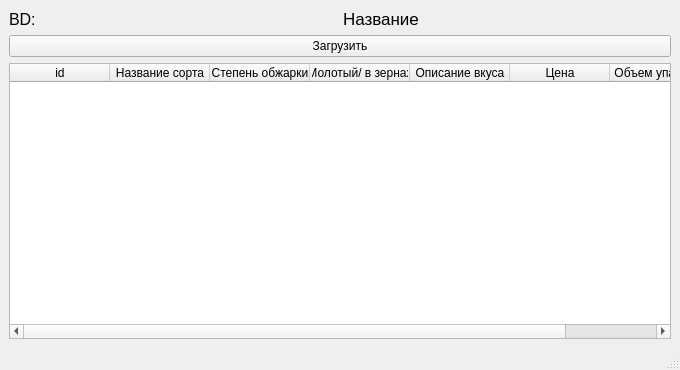
<?xml version="1.0" encoding="UTF-8"?>
<ui version="4.0">
 <class>MainWindow</class>
 <widget class="QMainWindow" name="MainWindow">
  <property name="geometry">
   <rect>
    <x>0</x>
    <y>0</y>
    <width>680</width>
    <height>370</height>
   </rect>
  </property>
  <property name="windowTitle">
   <string>Espresso</string>
  </property>
  <widget class="QWidget" name="centralwidget">
   <layout class="QHBoxLayout" name="horizontalLayout_2">
    <item>
     <layout class="QVBoxLayout" name="verticalLayout">
      <item>
       <layout class="QHBoxLayout" name="horizontalLayout">
        <item>
         <widget class="QLabel" name="bd">
          <property name="font">
           <font>
            <pointsize>12</pointsize>
           </font>
          </property>
          <property name="text">
           <string>BD:</string>
          </property>
         </widget>
        </item>
        <item>
         <widget class="QLabel" name="name">
          <property name="font">
           <font>
            <pointsize>13</pointsize>
           </font>
          </property>
          <property name="text">
           <string>Название</string>
          </property>
         </widget>
        </item>
       </layout>
      </item>
      <item>
       <widget class="QPushButton" name="btn_load">
        <property name="text">
         <string>Загрузить</string>
        </property>
       </widget>
      </item>
      <item>
       <widget class="QTableWidget" name="tableWidget">
        <column>
         <property name="text">
          <string>id</string>
         </property>
        </column>
        <column>
         <property name="text">
          <string>Название сорта</string>
         </property>
        </column>
        <column>
         <property name="text">
          <string>Степень обжарки</string>
         </property>
        </column>
        <column>
         <property name="text">
          <string>Молотый/ в зернах</string>
         </property>
        </column>
        <column>
         <property name="text">
          <string>Описание вкуса</string>
         </property>
        </column>
        <column>
         <property name="text">
          <string>Цена</string>
         </property>
        </column>
        <column>
         <property name="text">
          <string>Объем упаковки</string>
         </property>
        </column>
       </widget>
      </item>
     </layout>
    </item>
   </layout>
  </widget>
  <widget class="QStatusBar" name="statusbar"/>
 </widget>
 <resources/>
 <connections/>
</ui>
